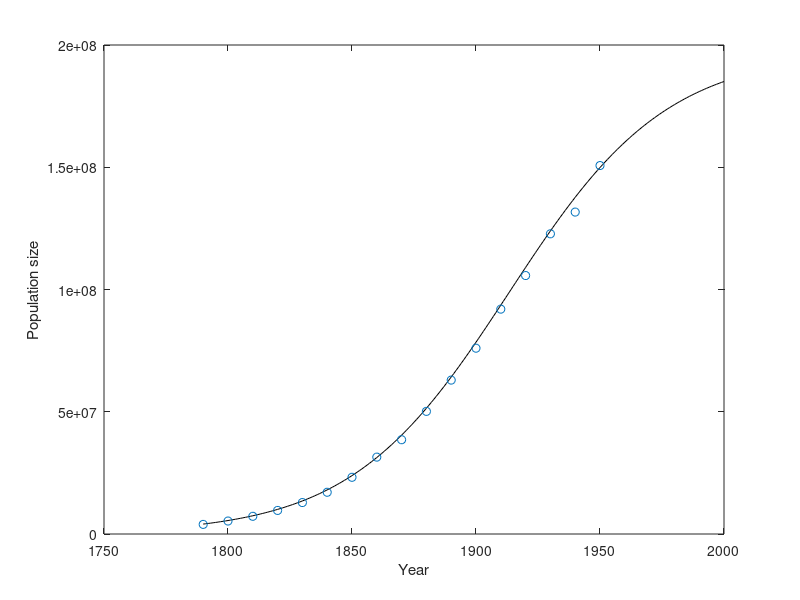

Write MATLAB code to recreate this figure.
t = 1790:2000;
P = 197273000 ./ (1+exp(-0.03134*(t-1913.25)));
plot(t, P, 'k'), hold, xlabel('Year'), ylabel('Population size')
census = [3929 5308 7240 9638 12866 17069 23192 31443 38558 ...
          50156 62948 75995 91972 105711 122775 131669 150697];
census = 1000 * census;
plot(1790:10:1950, census, 'o'), hold off
